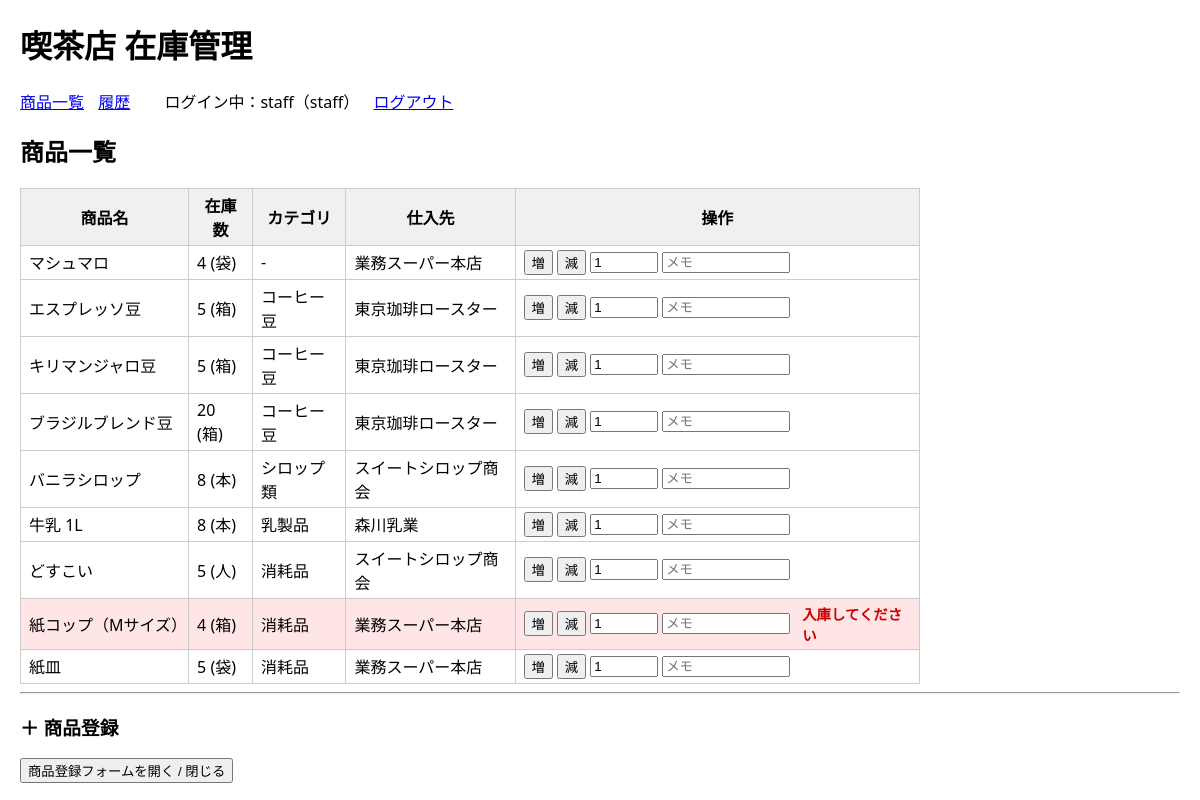
The page / (signed in) on the database its author committed.
### tables this page shows
CREATE TABLE USERS (
    id INTEGER PRIMARY KEY,
    username TEXT NOT NULL UNIQUE,
    password_hash TEXT NOT NULL,
    role TEXT NOT NULL,
    created_at DATETIME DEFAULT CURRENT_TIMESTAMP
);

CREATE TABLE ITEMS (
    id INTEGER PRIMARY KEY,
    name TEXT NOT NULL,
    unit TEXT NOT NULL,
    stock INTEGER NOT NULL DEFAULT 0,
    threshold INTEGER NOT NULL DEFAULT 0,
    is_active INTEGER NOT NULL DEFAULT 1,   -- 0 or 1
    category_id INTEGER,
    supplier_id INTEGER,
    created_at DATETIME DEFAULT CURRENT_TIMESTAMP,
    FOREIGN KEY (category_id) REFERENCES CATEGORIES(id),
    FOREIGN KEY (supplier_id) REFERENCES SUPPLIERS(id)
);

CREATE TABLE SUPPLIERS (
    id INTEGER PRIMARY KEY,
    name TEXT NOT NULL,
    contact TEXT,
    email TEXT,
    created_at DATETIME DEFAULT CURRENT_TIMESTAMP
);

CREATE TABLE CATEGORIES (
    id INTEGER PRIMARY KEY,
    name TEXT NOT NULL,
    description TEXT,
    created_at DATETIME DEFAULT CURRENT_TIMESTAMP
);

### app.py (the view)
@app.route("/")
def item_list():
    db = get_db()
    items = db.execute(
        """
        SELECT
            ITEMS.id,
            ITEMS.name,
            ITEMS.unit,
            ITEMS.stock,
            ITEMS.threshold,
            CATEGORIES.name AS category_name,
            SUPPLIERS.name AS supplier_name
        FROM ITEMS
        LEFT JOIN CATEGORIES ON ITEMS.category_id = CATEGORIES.id
        LEFT JOIN SUPPLIERS ON ITEMS.supplier_id = SUPPLIERS.id
        WHERE ITEMS.is_active = 1
        ORDER BY
            CATEGORIES.name ASC,   -- カテゴリ名で並べ替え
            ITEMS.name ASC         -- 同じカテゴリ内は商品名順
        """
    ).fetchall()
    categories = db.execute(
        "SELECT id, name FROM CATEGORIES ORDER BY name"
    ).fetchall()
    suppliers = db.execute(
        "SELECT id, name FROM SUPPLIERS ORDER BY name"
    ).fetchall()
    return render_template(
        "items.html",
        items=items,
        categories=categories,
        suppliers=suppliers
    )

### app.py (called while the page is built)
def get_db():
    if "db" not in g:
        conn = sqlite3.connect(DATABASE)
        conn.row_factory = sqlite3.Row  # 行を dict っぽく扱えるようにする
        conn.execute("PRAGMA foreign_keys = ON;")
        g.db = conn
    return g.db

@app.before_request
def load_logged_in_user():
    user_id = session.get("user_id")
    if user_id is None:
        g.user = None
    else:
        db = get_db()
        user = db.execute(
            "SELECT id, username, role FROM USERS WHERE id = ?",
            (user_id,)
        ).fetchone()
        g.user = user

### templates/items.html (shortened to what this page needs)
{% extends "base.html" %}
{% block content %}
  <h2>商品一覧</h2>
  {% if items %}
    <table>
      <thead>
        <tr>
          <th>商品名</th>
          <th>在庫数</th>
          <th>カテゴリ</th>
          <th>仕入先</th>
          <th>操作</th>
        </tr>
      </thead>
      <tbody>
        {% for item in items %}
          <tr class="{% if item.stock < item.threshold %}low-stock{% endif %}">
            <td>{{ item.name }}</td>
            <td>{{ item.stock }} ({{ item.unit }})</td>
            <td>{{ item.category_name or "-" }}</td>
            <td>{{ item.supplier_name or "-" }}</td>
            <td>
              <form method="post" action="{{ url_for('update_stock') }}" style="display:inline-flex; gap:4px; align-items:center;">
                <button type="submit" name="action" value="in">増</button>
                <button type="submit" name="action" value="out">減</button>
                <input type="number" name="quantity" value="1" min="1" style="width:60px;">
                <input type="text" name="memo" placeholder="メモ" style="width:120px;">
                {% if item.stock < item.threshold %}
                  <span class="alert-text">入庫してください</span>
                {% endif %}
              </form>
            </td>
          </tr>
        {% endfor %}
      </tbody>
    </table>
  {% else %}
    <p>登録されている商品はまだありません。</p>
  {% endif %}
  <hr>
  <h3>＋ 商品登録</h3>
  <button type="button" onclick="toggleForm()">商品登録フォームを開く / 閉じる</button>
{% endblock %}

### templates/base.html (shortened to what this page needs)
<!doctype html>
<html lang="ja">
  <head>
    <link rel="stylesheet" href="{{ url_for('static', filename='style.css') }}">
  </head>
  <body>
    <header>
      <h1>喫茶店 在庫管理</h1>
      <nav>
        <a href="{{ url_for('item_list') }}">商品一覧</a>
        <a href="{{ url_for('movement_list') }}">履歴</a>
        {% if request.endpoint != 'login' %}
          {% if g.user %}
            <span>ログイン中：{{ g.user["username"] }}（{{ g.user["role"] }}）</span>
            <a href="{{ url_for('logout') }}" style="margin-left: 10px;">ログアウト</a>
          {% endif %}
        {% endif %}
      </nav>
    </header>
    {% block content %}{% endblock %}
  </body>
</html>

### static/style.css (style rules this page uses)
body { font-family: system-ui, sans-serif; margin: 20px; }
header { margin-bottom: 20px; }
nav a { margin-right: 10px; }
table { border-collapse: collapse; width: 100%; max-width: 900px; }
th, td { border: 1px solid #ccc; padding: 4px 8px; }
th { background: #f0f0f0; }
tr.low-stock { background-color: #ffe5e5; }
.alert-text { color: #c00; font-weight: bold; margin-left: 8px; font-size: 0.9rem; }

### rows shown on the page
USERS: user.username "staff", user.role "staff"
ITEMS: name "マシュマロ", stock "4", unit "袋", category_name "-", name "業務スーパー本店"
ITEMS: name "エスプレッソ豆", stock "5", unit "箱", name "コーヒー豆", name "東京珈琲ロースター"
ITEMS: name "キリマンジャロ豆", stock "5", unit "箱", name "コーヒー豆", name "東京珈琲ロースター"
ITEMS: name "ブラジルブレンド豆", stock "20", unit "箱", name "コーヒー豆", name "東京珈琲ロースター"
ITEMS: name "バニラシロップ", stock "8", unit "本", name "シロップ類", name "スイートシロップ商会"
ITEMS: name "牛乳 1L", stock "8", unit "本", name "乳製品", name "森川乳業"
ITEMS: name "どすこい", stock "5", unit "人", name "消耗品", name "スイートシロップ商会"
ITEMS: name "紙コップ（Mサイズ）", stock "4", unit "箱", name "消耗品", name "業務スーパー本店", threshold "入庫してください"
ITEMS: name "紙皿", stock "5", unit "袋", name "消耗品", name "業務スーパー本店"
